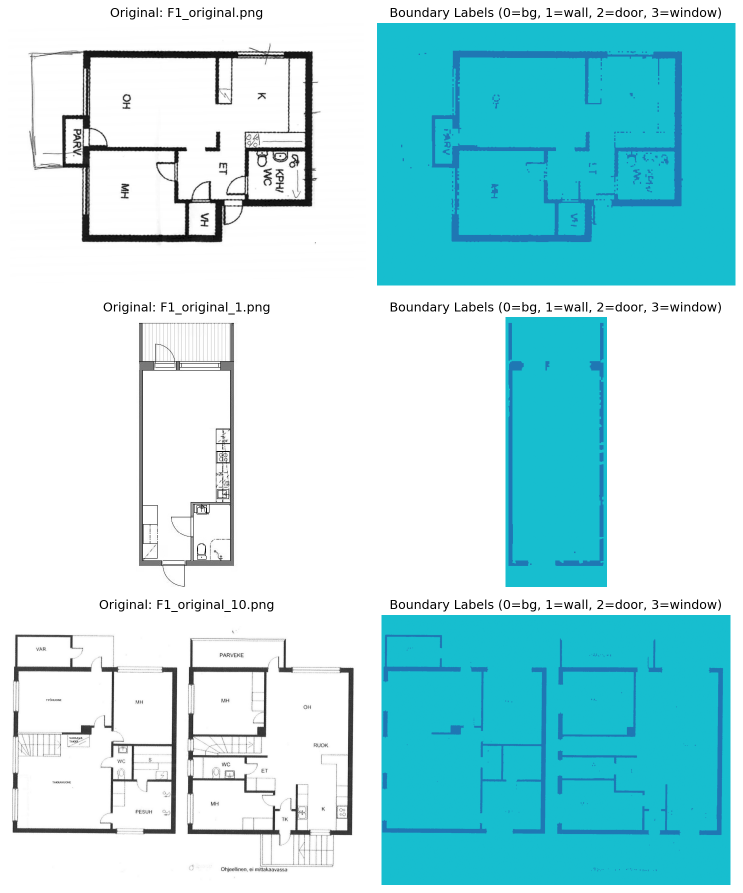
#> input picture data/dataset_samples.png, 1485 x 1785 px, given as the content of the folder data/processed/dataset_samples.png/images, which was not available (shown at 1/2 size)
$ python -i create_labels.py   (imports and definitions only)
#> lines starting #> are read from the running program, lines starting #| are printed output that depends on the picture; after the words box and inside, x2 and y2 are one past the last pixel; in counts of white or black regions, pixels touching at a corner belong together; pictures that were not available may be replaced by others from this repository, and a replacement may not be noted
import cv2
import numpy as np
import os
import shutil
from pathlib import Path
import random
from sklearn.model_selection import train_test_split
import matplotlib.pyplot as plt
from scipy import ndimage

class ArchitecturalFloorplanProcessor:
    def __init__(self):
        self.setup_directories()

    def setup_directories(self):
        """Create necessary directory structure"""
        dirs = [
            'data/raw/all_images',
            'data/processed/train/images',
            'data/processed/train/boundary_labels',
            'data/processed/train/room_labels',
            'data/processed/val/images',
            'data/processed/val/boundary_labels',
            'data/processed/val/room_labels',
            'data/processed/test/images',
            'data/processed/test/boundary_labels',
            'data/processed/test/room_labels'
        ]

        for dir_path in dirs:
            os.makedirs(dir_path, exist_ok=True)

    def preprocess_architectural_drawing(self, image_path):
        """
        Preprocess architectural floorplan drawing
        Handles: black lines on white background, text, curved elements
        """
        # Read image in color first to handle any blue marks
        img_color = cv2.imread(image_path)
#> img_color is the input picture: shape (1785, 1485, 3); mean B, G, R 230.8, 224.2, 171.8
        if img_color is None:
            return None, None

        # Convert to grayscale
        img_gray = cv2.cvtColor(img_color, cv2.COLOR_BGR2GRAY)

        # Remove blue pen marks (if any) by analyzing color channels
        if len(img_color.shape) == 3:
            # Create mask for blue areas (blue pen marks)
            hsv = cv2.cvtColor(img_color, cv2.COLOR_BGR2HSV)
#> hsv: shape (1785, 1485, 3); mean H, S, V 30.5, 73.6, 230.8
            blue_lower = np.array([100, 50, 50])
            blue_upper = np.array([130, 255, 255])
            blue_mask = cv2.inRange(hsv, blue_lower, blue_upper)
#> blue_mask: shape (1785, 1485); 2.3% white; 188 white regions (140 under 20 px), largest, box (x1, y1, x2, y2) and area: (864, 101, 1365, 484) 25714, (961, 1335, 1093, 1667) 4882, (1017, 723, 1057, 1132) 3853

            # Remove blue areas by setting them to white
            img_gray[blue_mask > 0] = 255
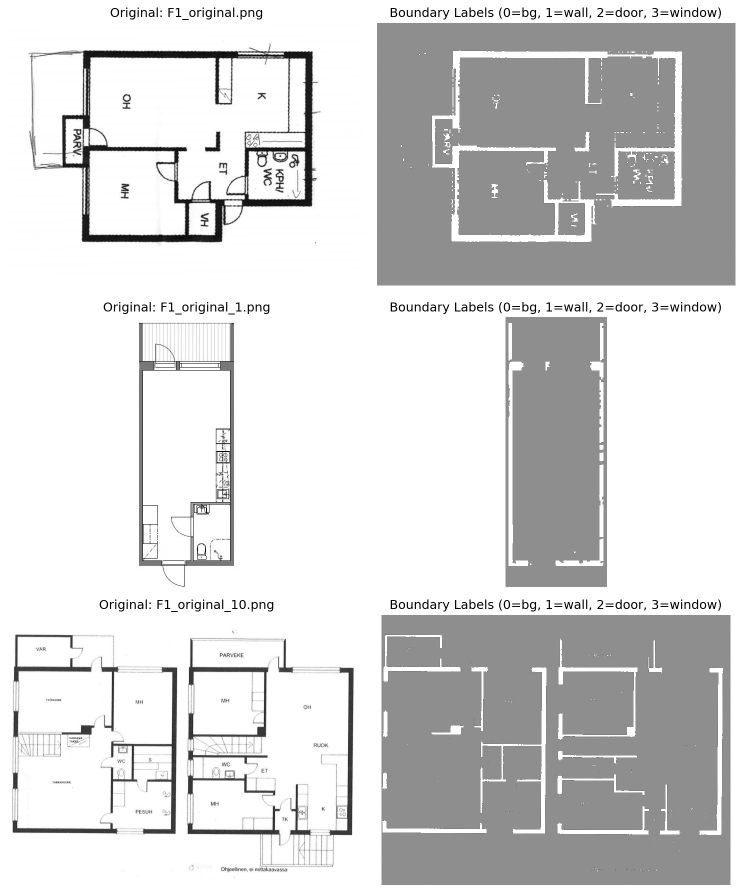
#> img_gray: shape (1785, 1485) (shown at 1/2 size); min 0, max 255, mean 212.8

        # Adaptive thresholding to handle varying lighting/scanning conditions
        binary = cv2.adaptiveThreshold(img_gray, 255, cv2.ADAPTIVE_THRESH_GAUSSIAN_C,
                                     cv2.THRESH_BINARY, 11, 2)
#> binary: shape (1785, 1485); 92.5% white; 841 black regions (483 under 20 px), largest, box (x1, y1, x2, y2) and area: (56, 86, 642, 485) 27593, (853, 97, 1369, 489) 25920, (374, 1276, 707, 1734) 19410

        # Invert so that lines (walls) are white and background is black
        binary_inverted = cv2.bitwise_not(binary)

        # Clean up noise and small artifacts
        kernel_small = np.ones((2,2), np.uint8)
        cleaned = cv2.morphologyEx(binary_inverted, cv2.MORPH_OPEN, kernel_small)
#> cleaned: shape (1785, 1485); 7.1% white; 1261 white regions (725 under 20 px), largest, box (x1, y1, x2, y2) and area: (854, 98, 1370, 490) 25611, (105, 101, 637, 485) 25205, (764, 1231, 1462, 1771) 15418

        # Connect nearby line segments
        kernel_connect = np.ones((3,3), np.uint8)
        connected = cv2.morphologyEx(cleaned, cv2.MORPH_CLOSE, kernel_connect)
#> connected: shape (1785, 1485); 7.5% white; 605 white regions (237 under 20 px), largest, box (x1, y1, x2, y2) and area: (58, 87, 642, 485) 28754, (854, 98, 1370, 490) 28019, (764, 1231, 1462, 1771) 15505

        return connected, img_gray

    def remove_text_from_floorplan(self, binary_img):
        """
        Remove text elements from the floorplan
        Text usually appears as small connected components
        """
        # Find connected components
        num_labels, labels, stats, centroids = cv2.connectedComponentsWithStats(binary_img, connectivity=8)
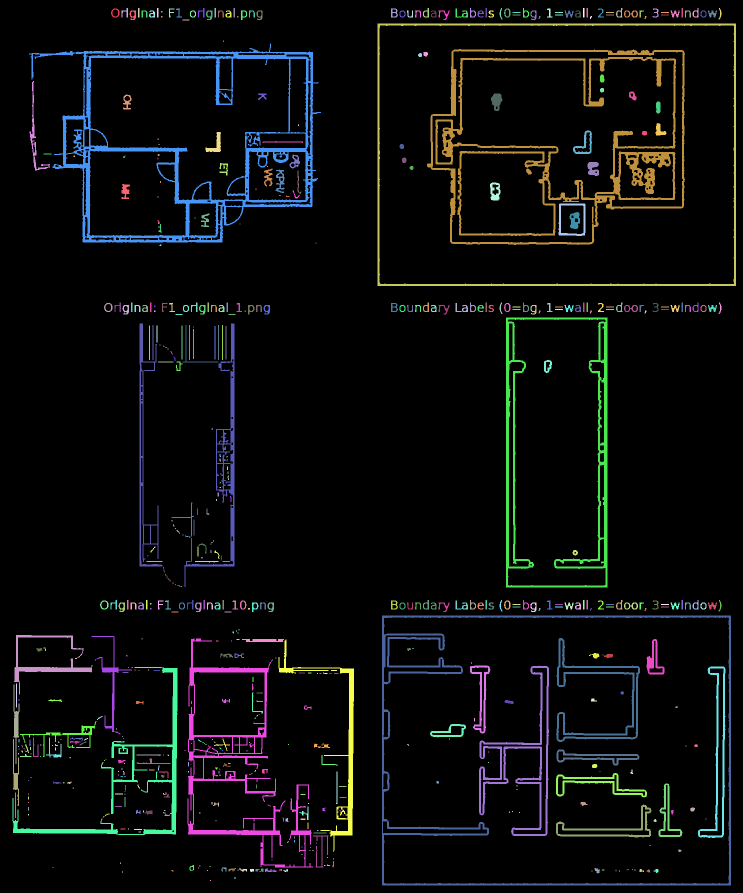
#> labels: shape (1785, 1485) int32 (shown at 1/2 size); 606 distinct labels, from 0 to 605; one colour per label, 0 black
#> num_labels = 606; stats = 606 rows, first 6: [0, 0, 1485, 1785, 2453054], [222, 17, 17, 18, 121], [243, 16, 13, 19, 104], [276, 16, 3, 19, 57], [314, 16, 3, 19, 57], [338, 17, 11, 18, 74]; centroids = 606 pairs, first value 30.5 to 1440, second value 23 to 1760.5

        # Create mask without text
        no_text_mask = np.zeros_like(binary_img)

        for i in range(1, num_labels):  # Skip background (0)
            area = stats[i, cv2.CC_STAT_AREA]
            width = stats[i, cv2.CC_STAT_WIDTH]
            height = stats[i, cv2.CC_STAT_HEIGHT]

            # Filter out text-like components
            # Text is usually small, has certain aspect ratios
            aspect_ratio = max(width, height) / min(width, height) if min(width, height) > 0 else 0

            # Keep components that are likely walls/structure
            # Remove small isolated components (likely text)
            if area > 50 and (area > 200 or aspect_ratio > 3):  # Keep long lines or large areas
                component_mask = (labels == i).astype(np.uint8)
                no_text_mask = cv2.bitwise_or(no_text_mask, component_mask)
#> this loop made 605 passes
#> (area, width, height, aspect_ratio) on passes 1 to 3: (121, 17, 18, 1.06), (104, 13, 19, 1.46), (57, 3, 19, 6.33)

        return no_text_mask

    def detect_doors_and_openings(self, wall_mask, original_gray):
        """
        Detect doors and openings in the floorplan
        Uses gap analysis and curve detection
        """
        door_mask = np.zeros_like(wall_mask)
        window_mask = np.zeros_like(wall_mask)

        # Method 1: Find gaps in walls (doorways)
        # Dilate walls slightly to find where they should connect
        kernel = np.ones((5,5), np.uint8)
        dilated_walls = cv2.dilate(wall_mask, kernel, iterations=1)
#> dilated_walls: shape (1785, 1485); values 0 (black) and 1 (white), 12.9% white; 68 white regions, largest, box (x1, y1, x2, y2) and area: (56, 85, 644, 487) 54677, (852, 96, 1372, 492) 53542, (373, 1275, 710, 1737) 35783

        # Find the difference (potential door openings)
        potential_openings = dilated_walls - wall_mask
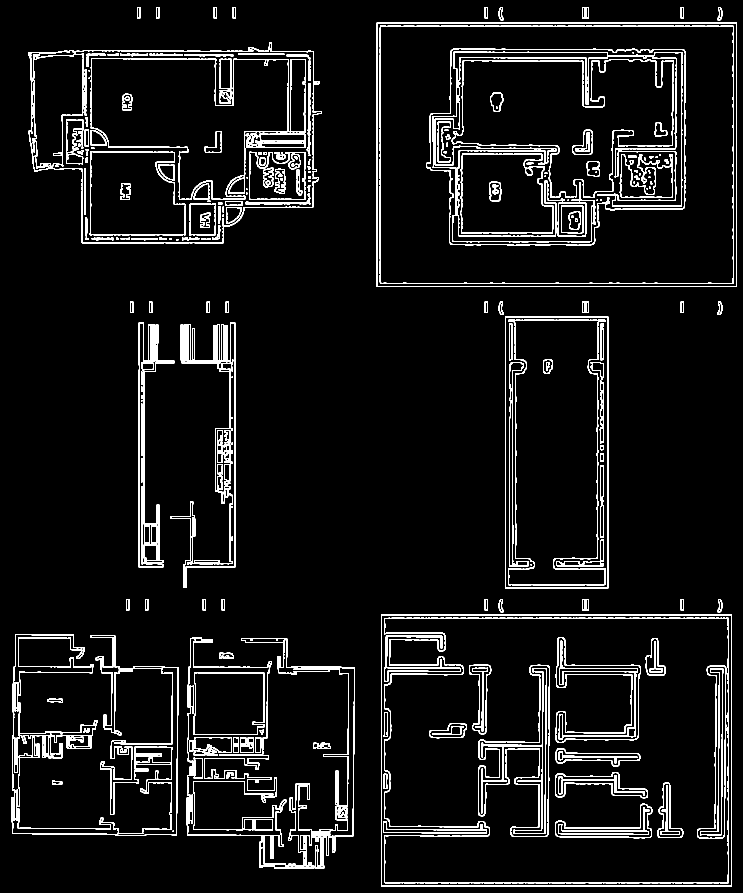
#> potential_openings: shape (1785, 1485) (shown at 1/2 size); values 0 (black) and 1 (white), 6.3% white in thin lines or dots

        # Find contours of openings
        contours, _ = cv2.findContours(potential_openings, cv2.RETR_EXTERNAL, cv2.CHAIN_APPROX_SIMPLE)
#> contours = 42 contours; largest, box (x1, y1, x2, y2) and area: (762, 1229, 1464, 1773) 380643, (753, 45, 1474, 574) 380160, (56, 85, 644, 487) 174698, (1010, 633, 1217, 1177) 111858, (373, 1275, 710, 1737) 53572

        for contour in contours:
            area = cv2.contourArea(contour)
            x, y, w, h = cv2.boundingRect(contour)
            aspect_ratio = max(w, h) / min(w, h) if min(w, h) > 0 else 0

            # Door criteria: medium size, rectangular
            if 50 < area < 400 and 1.5 < aspect_ratio < 6:
                cv2.fillPoly(door_mask, [contour], 1)
            # Window criteria: smaller, more square
            elif 20 < area < 150 and 1 < aspect_ratio < 3:
                cv2.fillPoly(window_mask, [contour], 1)
#> this loop made 42 passes
#> (contour, area, x, y, w, h, aspect_ratio) on passes 9, 11, 12, 14: ([[762, 1229], [762, 1772], [1463, 1772], [1463, 1229]], 380643, 762, 1229, 702, 544, 1.29), ([[1361, 1198], [1361, 1220], [1367, 1220], [1367, 1198]], 132, 1361, 1198, 7, 23, 3.29), ([[1164, 1198], [1164, 1220], [1177, 1220], [1177, 1198]], 286, 1164, 1198, 14, 23, 1.64), ([[969, 1198], [969, 1220], [975, 1220], [975, 1198]], 132, 969, 1198, 7, 23, 3.29)
#> door_mask: shape (1785, 1485); values 0 (black) and 1 (white), 0.23% white; 31 white regions, largest, box (x1, y1, x2, y2) and area: (626, 1485, 662, 1498) 387, (438, 1305, 468, 1317) 328, (1164, 14, 1178, 37) 322
#> window_mask: shape (1785, 1485); every value is 0

        # Method 2: Detect curved elements (door swings) using Hough circles
        circles = cv2.HoughCircles(original_gray, cv2.HOUGH_GRADIENT, 1, 20,
                                 param1=50, param2=30, minRadius=10, maxRadius=50)
#> circles = 28 rows, first 8: [341.5, 690.5, 44.9], [392.5, 690.5, 44.9], [413.5, 689.5, 43.8], [365.5, 687.5, 42.7], [317.5, 686.5, 40.5], [359.5, 707.5, 33.8], [393.5, 652.5, 43.8], [402.5, 708.5, 32.7]

        if circles is not None:
            circles = np.round(circles[0, :]).astype("int")
#> circles = 28 rows, first 8: [342, 690, 45], [392, 690, 45], [414, 690, 44], [366, 688, 43], [318, 686, 40], [360, 708, 34], [394, 652, 44], [402, 708, 33]
            for (x, y, r) in circles:
                # Small circles likely represent door swings
                if 10 < r < 40:
                    cv2.circle(door_mask, (x, y), r//2, 1, -1)
#> this loop made 28 passes
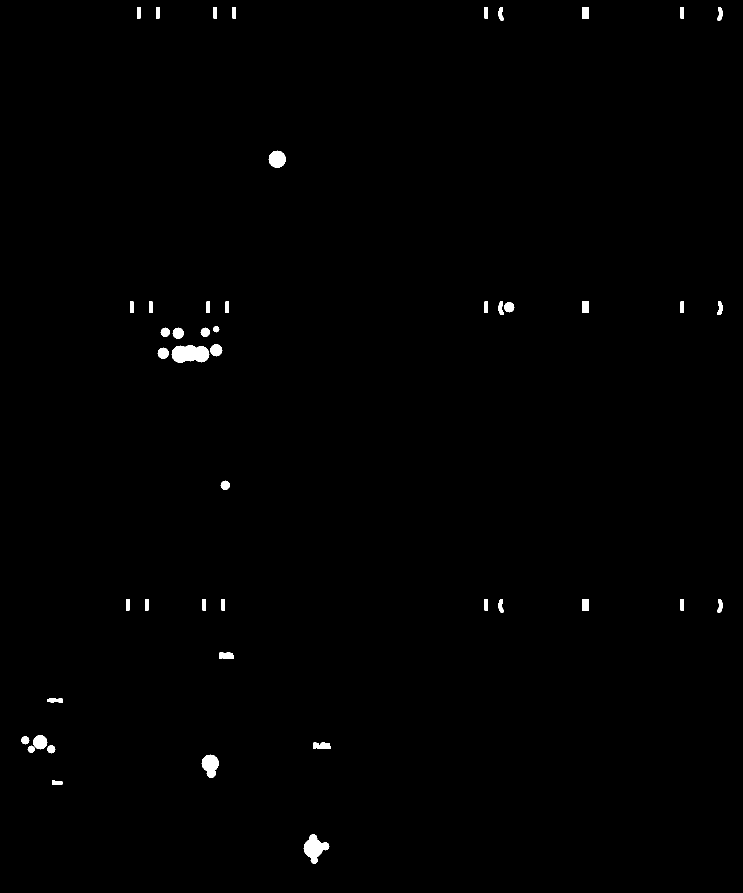
#> door_mask: shape (1785, 1485) (shown at 1/2 size); values 0 (black) and 1 (white), 0.58% white; 47 white regions, largest, box (x1, y1, x2, y2) and area: (343, 690, 419, 726) 2109, (607, 1668, 659, 1728) 1572, (403, 1509, 438, 1556) 1094

        return door_mask, window_mask

    # [75 lines left out: functions identify_room_regions, split_dataset, _copy_files_to_split, not called in this run]

    def create_boundary_labels(self, split_name):
        """Create boundary labels for architectural drawings"""
        images_dir = f'data/processed/{split_name}/images'
        boundary_dir = f'data/processed/{split_name}/boundary_labels'

        image_files = [f for f in os.listdir(images_dir) if f.lower().endswith(('.png', '.jpg', '.jpeg'))]
        print(f"Processing {len(image_files)} images for {split_name} boundary labels...")

        processed_count = 0
        failed_count = 0

        for i, img_file in enumerate(image_files):
            img_path = os.path.join(images_dir, img_file)

            try:
                # Preprocess the architectural drawing
                wall_mask, original_gray = self.preprocess_architectural_drawing(img_path)
                if wall_mask is None:
                    failed_count += 1
                    continue

                # Remove text elements
                wall_mask_clean = self.remove_text_from_floorplan(wall_mask)

                # Detect doors and windows
                door_mask, window_mask = self.detect_doors_and_openings(wall_mask_clean, original_gray)

                # Create combined boundary mask
                # 0=background, 1=wall, 2=door, 3=window
                boundary_mask = np.zeros_like(wall_mask_clean, dtype=np.uint8)
                boundary_mask[wall_mask_clean > 0] = 1  # walls
                boundary_mask[door_mask > 0] = 2         # doors
                boundary_mask[window_mask > 0] = 3       # windows

                # Save boundary label
                label_name = os.path.splitext(img_file)[0] + '_boundary.png'
                label_path = os.path.join(boundary_dir, label_name)
                cv2.imwrite(label_path, boundary_mask)
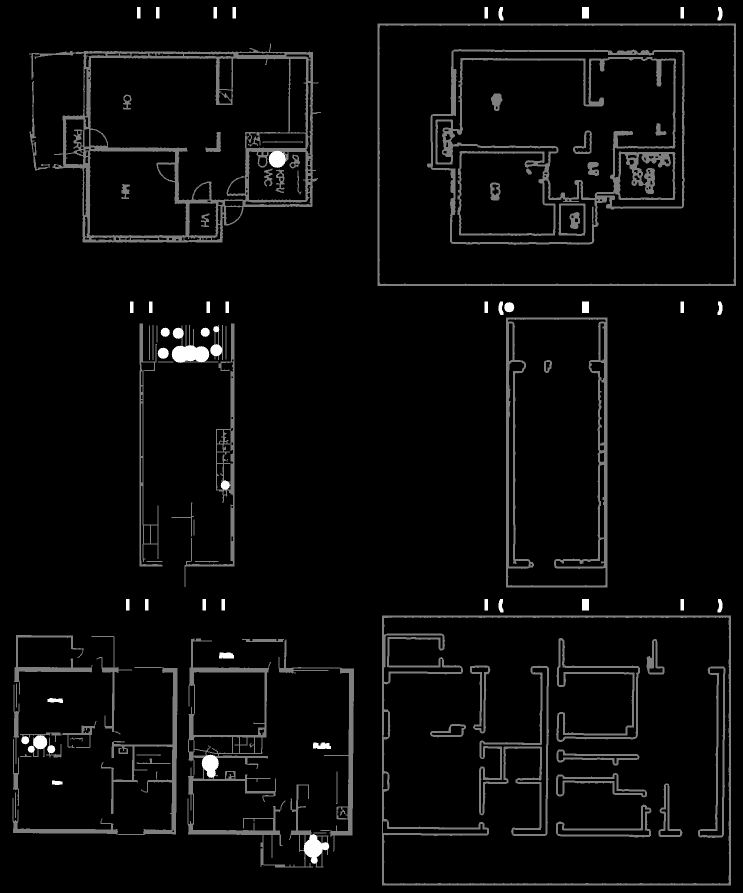
#> saved as dataset_samples_boundary.png: shape (1785, 1485) (shown at 1/2 size); min 0, max 2, mean 0.0766; drawn with min black and max white

                processed_count += 1

            except Exception as e:
                print(f"Error processing {img_file}: {e}")
                failed_count += 1
                continue

            if i % 50 == 0:
                print(f"Processed {i+1}/{len(image_files)} boundary labels for {split_name}")

        print(f"Successfully processed {processed_count} boundary labels for {split_name}")
        print(f"Failed: {failed_count} images")
        return processed_count

    # [247 lines left out: functions create_room_labels_from_walls, analyze_sample_image, analyze_labels, visualize_sample, main, not called in this run]

# [2 lines not run here, left out]

>>> result = ArchitecturalFloorplanProcessor().create_boundary_labels('dataset_samples.png')

$ run again, on F1_original_2.png
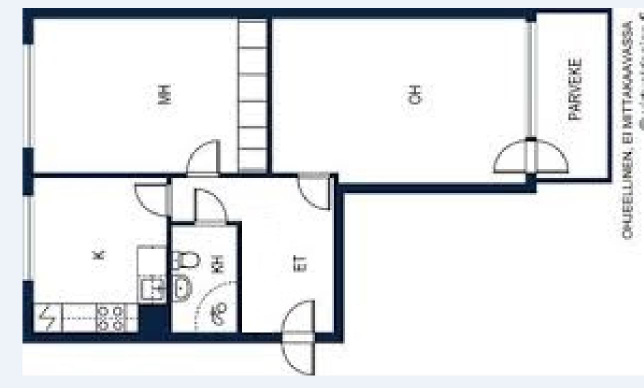
#> input picture F1_original_2.png, 1287 x 776 px, given as the content of the folder data/processed/../F1_original_2.png/images, which was not available (shown at 1/2 size)
#> in preprocess_architectural_drawing, img_color is the input picture: shape (776, 1287, 3); mean B, G, R 231.8, 229.6, 227.7
#> hsv: shape (776, 1287, 3); mean H, S, V 35.6, 15.3, 232.1
#> blue_mask: shape (776, 1287); 4.5% white; 102 white regions (86 under 20 px), largest, box (x1, y1, x2, y2) and area: (45, 16, 1217, 89) 21200, (45, 560, 561, 687) 12570, (673, 351, 1077, 662) 5793
#> binary: shape (776, 1287); 88.8% white; 3091 black regions (2607 under 20 px), largest, box (x1, y1, x2, y2) and area: (45, 29, 1056, 683) 33509, (987, 16, 1223, 364) 5610, (528, 391, 690, 751) 3405
#> cleaned: shape (776, 1287); 9.8% white; 1802 white regions (1336 under 20 px), largest, box (x1, y1, x2, y2) and area: (70, 34, 596, 387) 7081, (69, 378, 454, 664) 5456, (596, 348, 1002, 662) 3662
#> connected: shape (776, 1287); 11% white; 939 white regions (575 under 20 px), largest, box (x1, y1, x2, y2) and area: (46, 17, 1228, 683) 51532, (529, 597, 655, 752) 4006, (46, 77, 72, 296) 3296
#> labels: shape (776, 1287) int32; 940 distinct labels, from 0 to 939
#> num_labels = 940; stats = 940 rows, first 6: [0, 0, 1287, 776, 888392], [43, 15, 1027, 72, 2211], [1082, 15, 132, 2, 264], [1232, 15, 36, 2, 72], [1275, 15, 12, 2, 24], [46, 17, 1182, 666, 51532]; centroids = 940 pairs, first value 44.15 to 1286, second value 15.5 to 752.5
#> the loop in remove_text_from_floorplan, `for i in range(1, num_labels):` made 939 passes
#> (area, width, height, aspect_ratio) on passes 1 to 3: (2211, 1027, 72, 14.26), (264, 132, 2, 66), (72, 36, 2, 18)
#> dilated_walls: shape (776, 1287); values 0 (black) and 1 (white), 17.6% white; 27 white regions, largest, box (x1, y1, x2, y2) and area: (41, 13, 1270, 756) 140766, (1235, 37, 1273, 247) 4817, (635, 750, 1287, 756) 3912
#> in detect_doors_and_openings, `potential_openings = dilated_walls - wall_mask`:
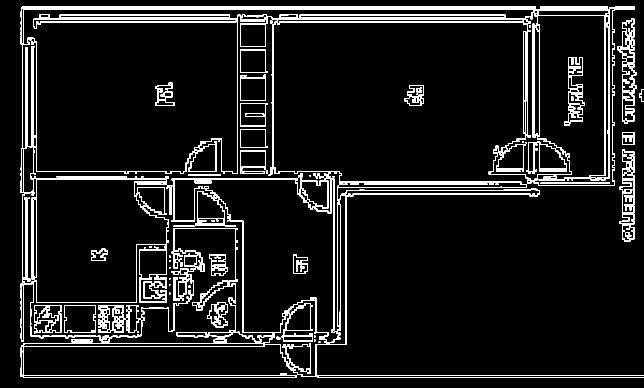
#> potential_openings: shape (776, 1287) (shown at 1/2 size); values 0 (black) and 1 (white), 8.2% white in thin lines or dots
#> contours = 18 contours; largest, box (x1, y1, x2, y2) and area: (41, 13, 1270, 756) 399453, (1235, 37, 1273, 247) 4432, (1239, 299, 1269, 427) 2650, (414, 604, 456, 655) 1460, (635, 750, 1287, 756) 1306
#> the loop in detect_doors_and_openings, `for contour in contours:` made 18 passes
#> (area, x, y, w, h, aspect_ratio) on passes 1 to 8: (1306, 635, 750, 652, 6, 108.7), (219, 143, 678, 42, 7, 6), (170.5, 427, 677, 27, 8, 3.38), (961.5, 353, 660, 116, 16, 7.25), (1460.5, 414, 604, 42, 51, 1.21), (651, 40, 567, 8, 116, 14.5), (1037.5, 384, 561, 72, 60, 1.2), (871, 586, 509, 30, 39, 1.3)
#> in detect_doors_and_openings, `circles = cv2.HoughCircles(original_gray, cv2.HOUGH_GRADIENT, 1, 20, p..`: circles = 75 rows, first 8: [381.5, 555.5, 49.4], [372.5, 486.5, 49.4], [318.5, 533.5, 47.2], [167.5, 653.5, 49.4], [1036.5, 336.5, 49.4], [380.5, 579.5, 48.3], [386.5, 632.5, 45], [145.5, 646.5, 45]
#> in detect_doors_and_openings, `circles = np.round(circles[0, :]).astype("int")`: circles = 75 rows, first 8: [382, 556, 49], [372, 486, 49], [318, 534, 47], [168, 654, 49], [1036, 336, 49], [380, 580, 48], [386, 632, 45], [146, 646, 45]
#> the loop in detect_doors_and_openings, `for (x, y, r) in circles:` made 75 passes
#> in create_boundary_labels, `cv2.imwrite(label_path, boundary_mask)`:
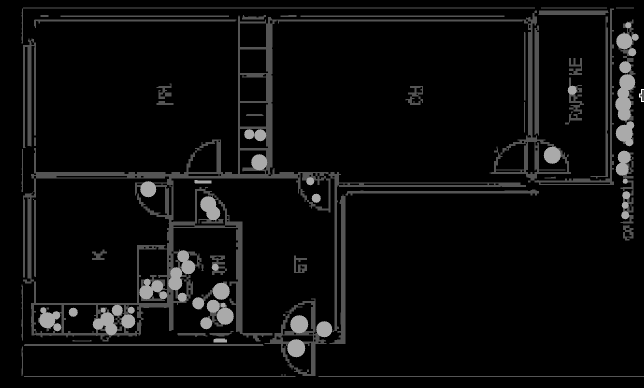
#> saved as F1_original_2_boundary.png: shape (776, 1287) (shown at 1/2 size); min 0, max 3, mean 0.14; drawn with min black and max white
